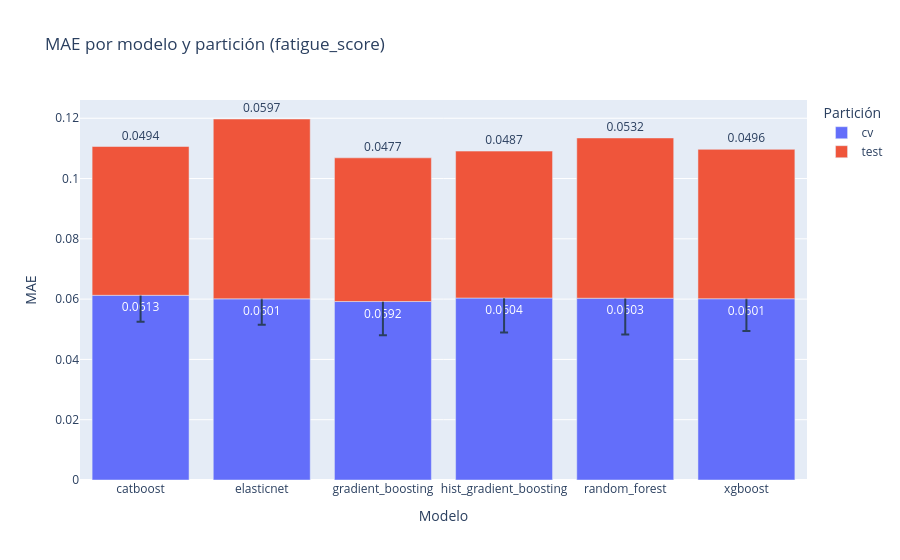
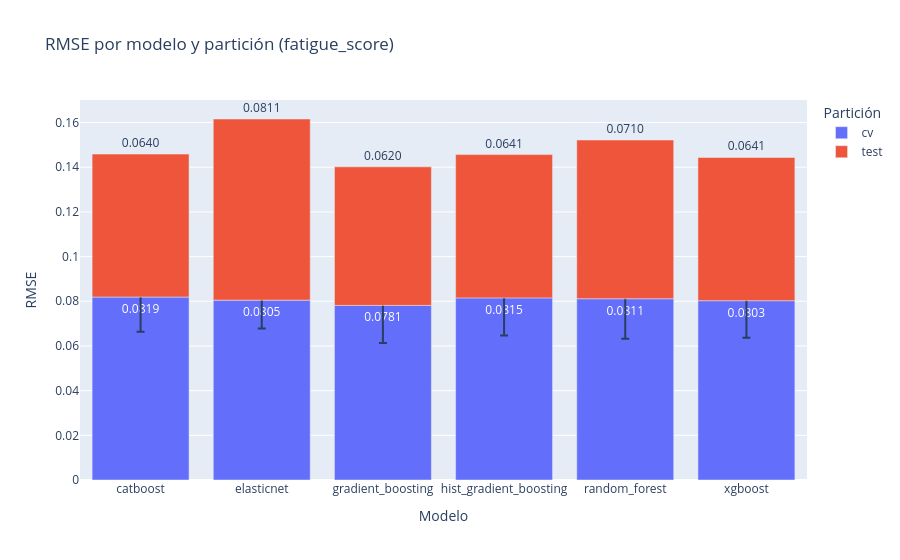
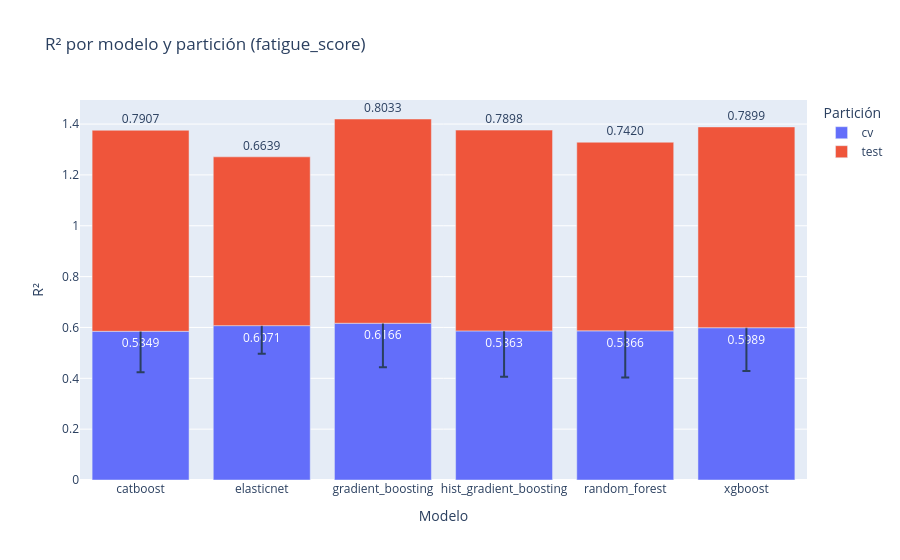

The notebook cell saved with these charts, in order:
### Markdown cell above
### 2. Comparativa de métricas
Gráficas para comparar MAE/RMSE/R² por modelo y partición.

### Code cell
summary_df = experiment_data["summary"].copy()
label = experiment_data["target_label"]
print(f"Objetivo: {label} (Experimento: {experiment_data['dir'].name})")

fig_mae = px.bar(
    summary_df,
    x="model",
    y="mae_mean",
    color="split",
    error_y="mae_std",
    title=f"MAE por modelo y partición ({label})",
    labels={"model": "Modelo", "split": "Partición", "mae_mean": "MAE"},
    text_auto=".4f"   
)
fig_mae.update_traces(textposition="outside", cliponaxis=False)
fig_mae.show()

fig_rmse = px.bar(
    summary_df,
    x="model",
    y="rmse_mean",
    color="split",
    error_y="rmse_std",
    title=f"RMSE por modelo y partición ({label})",
    labels={"model": "Modelo", "split": "Partición", "rmse_mean": "RMSE"},
    text_auto=".4f"
)
fig_rmse.update_traces(textposition="outside", cliponaxis=False)
fig_rmse.show()

fig_r2 = px.bar(
    summary_df,
    x="model",
    y="r2_mean",
    color="split",
    error_y="r2_std",
    title=f"R² por modelo y partición ({label})",
    labels={"model": "Modelo", "split": "Partición", "r2_mean": "R²"},
    text_auto=".4f"
)
fig_r2.update_traces(textposition="outside", cliponaxis=False)
fig_r2.show()

### Figure 1 — Plotly figure (JSON) as saved in the notebook; plotly's stock layout.template omitted (floating-point values rounded to 4 significant figures)
{"data": [{"cliponaxis": false, "error_y": {"array": [0.00879, 0.008623, 0.01119, 0.01143, 0.01204, 0.0107]}, "hovertemplate": "Partición=cv<br>Modelo=%{x}<br>MAE=%{y}<extra></extra>", "legendgroup": "cv", "marker": {"color": "#636efa", "pattern": {"shape": ""}}, "name": "cv", "orientation": "v", "showlegend": true, "textposition": "outside", "texttemplate": "%{y:.4f}", "type": "bar", "x": ["catboost", "elasticnet", "gradient_boosting", "hist_gradient_boosting", "random_forest", "xgboost"], "xaxis": "x", "y": [0.06126, 0.06009, 0.0592, 0.06037, 0.0603, 0.06012], "yaxis": "y"}, {"cliponaxis": false, "error_y": {"array": [NaN, NaN, NaN, NaN, NaN, NaN]}, "hovertemplate": "Partición=test<br>Modelo=%{x}<br>MAE=%{y}<extra></extra>", "legendgroup": "test", "marker": {"color": "#EF553B", "pattern": {"shape": ""}}, "name": "test", "orientation": "v", "showlegend": true, "textposition": "outside", "texttemplate": "%{y:.4f}", "type": "bar", "x": ["catboost", "elasticnet", "gradient_boosting", "hist_gradient_boosting", "random_forest", "xgboost"], "xaxis": "x", "y": [0.04936, 0.05966, 0.04767, 0.04873, 0.05317, 0.04956], "yaxis": "y"}], "layout": {"barmode": "relative", "legend": {"title": {"text": "Partición"}, "tracegroupgap": 0}, "title": {"text": "MAE por modelo y partición (fatigue_score)"}, "xaxis": {"anchor": "y", "domain": [0, 1], "title": {"text": "Modelo"}}, "yaxis": {"anchor": "x", "domain": [0, 1], "title": {"text": "MAE"}}}}

### Figure 2 — Plotly figure (JSON) as saved in the notebook; plotly's stock layout.template omitted (floating-point values rounded to 4 significant figures)
{"data": [{"cliponaxis": false, "error_y": {"array": [0.01557, 0.01263, 0.01677, 0.01687, 0.01792, 0.0166]}, "hovertemplate": "Partición=cv<br>Modelo=%{x}<br>RMSE=%{y}<extra></extra>", "legendgroup": "cv", "marker": {"color": "#636efa", "pattern": {"shape": ""}}, "name": "cv", "orientation": "v", "showlegend": true, "textposition": "outside", "texttemplate": "%{y:.4f}", "type": "bar", "x": ["catboost", "elasticnet", "gradient_boosting", "hist_gradient_boosting", "random_forest", "xgboost"], "xaxis": "x", "y": [0.08189, 0.08049, 0.07814, 0.08152, 0.08113, 0.08026], "yaxis": "y"}, {"cliponaxis": false, "error_y": {"array": [NaN, NaN, NaN, NaN, NaN, NaN]}, "hovertemplate": "Partición=test<br>Modelo=%{x}<br>RMSE=%{y}<extra></extra>", "legendgroup": "test", "marker": {"color": "#EF553B", "pattern": {"shape": ""}}, "name": "test", "orientation": "v", "showlegend": true, "textposition": "outside", "texttemplate": "%{y:.4f}", "type": "bar", "x": ["catboost", "elasticnet", "gradient_boosting", "hist_gradient_boosting", "random_forest", "xgboost"], "xaxis": "x", "y": [0.06398, 0.08109, 0.06203, 0.06412, 0.07104, 0.06411], "yaxis": "y"}], "layout": {"barmode": "relative", "legend": {"title": {"text": "Partición"}, "tracegroupgap": 0}, "title": {"text": "RMSE por modelo y partición (fatigue_score)"}, "xaxis": {"anchor": "y", "domain": [0, 1], "title": {"text": "Modelo"}}, "yaxis": {"anchor": "x", "domain": [0, 1], "title": {"text": "RMSE"}}}}

### Figure 3 — Plotly figure (JSON) as saved in the notebook; plotly's stock layout.template omitted (floating-point values rounded to 4 significant figures)
{"data": [{"cliponaxis": false, "error_y": {"array": [0.1606, 0.1111, 0.1727, 0.1799, 0.1839, 0.1706]}, "hovertemplate": "Partición=cv<br>Modelo=%{x}<br>R²=%{y}<extra></extra>", "legendgroup": "cv", "marker": {"color": "#636efa", "pattern": {"shape": ""}}, "name": "cv", "orientation": "v", "showlegend": true, "textposition": "outside", "texttemplate": "%{y:.4f}", "type": "bar", "x": ["catboost", "elasticnet", "gradient_boosting", "hist_gradient_boosting", "random_forest", "xgboost"], "xaxis": "x", "y": [0.5849, 0.6071, 0.6166, 0.5863, 0.5866, 0.5989], "yaxis": "y"}, {"cliponaxis": false, "error_y": {"array": [NaN, NaN, NaN, NaN, NaN, NaN]}, "hovertemplate": "Partición=test<br>Modelo=%{x}<br>R²=%{y}<extra></extra>", "legendgroup": "test", "marker": {"color": "#EF553B", "pattern": {"shape": ""}}, "name": "test", "orientation": "v", "showlegend": true, "textposition": "outside", "texttemplate": "%{y:.4f}", "type": "bar", "x": ["catboost", "elasticnet", "gradient_boosting", "hist_gradient_boosting", "random_forest", "xgboost"], "xaxis": "x", "y": [0.7907, 0.6639, 0.8033, 0.7898, 0.742, 0.7899], "yaxis": "y"}], "layout": {"barmode": "relative", "legend": {"title": {"text": "Partición"}, "tracegroupgap": 0}, "title": {"text": "R² por modelo y partición (fatigue_score)"}, "xaxis": {"anchor": "y", "domain": [0, 1], "title": {"text": "Modelo"}}, "yaxis": {"anchor": "x", "domain": [0, 1], "title": {"text": "R²"}}}}
